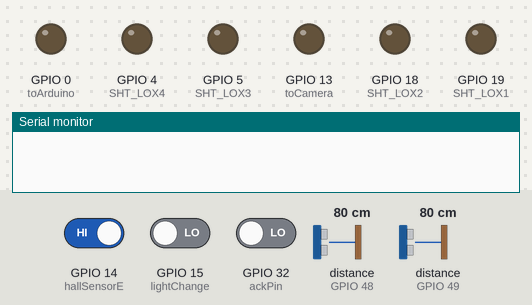
Recording of a sketch running on a simulated ESP32. Parts: output pins drawn as LEDs (lit = HIGH), the last lines printed to the serial monitor. The inputs (shaded band) are chosen by the test bench; at power-on: GPIO 14 (hallSensorE) HIGH, GPIO 15 (lightChange) LOW, GPIO 32 (ackPin) LOW, distance to the obstacle (sensors on GPIO 48, GPIO 49) 80 cm. WiFi joins after 1.5 s; servers stay silent unless stated.

Above: at 0.01 s.
At 3.2 s:
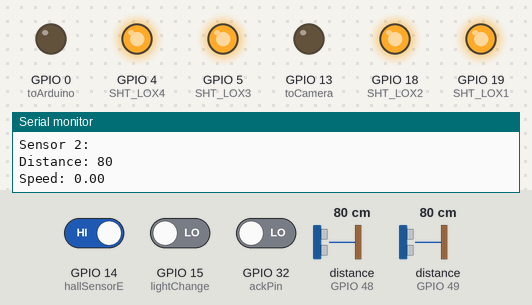
3.3 s: GPIO 14 (hallSensorE) driven LOW
5.3 s: GPIO 14 (hallSensorE) driven HIGH
At 6.2 s:
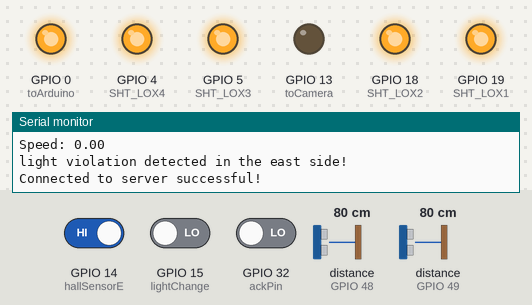
Timing chart, 0 to 8.3 s (numbered marks = the images above; inputs shaded):
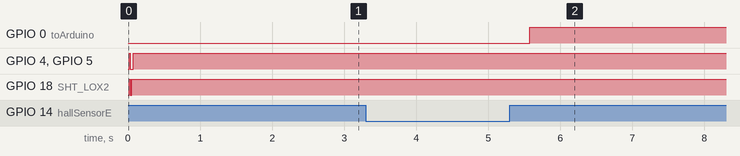

The sketch:

4TOFspeeddist.ino
```cpp
#include "Adafruit_VL53L0X.h"
#include <WiFi.h>

#define LOX1_ADDRESS 0x30
#define LOX2_ADDRESS 0x31
#define LOX3_ADDRESS 0x32
#define LOX4_ADDRESS 0x33

#define SHT_LOX1 19 //White
#define SHT_LOX2 18 //Blue
#define SHT_LOX3 5 //Black
#define SHT_LOX4 4 //Brown
//SDA (GREEN) PIN 21
//SCL (YELLOW) PIN 22

#define hallSensorE 14 //Grey
#define hallSensorS 27 //blue
#define hallSensorN 26 //Brown

#define toCamera 13
#define lightChange 15
#define toArduino 0
#define ackPin 32

Adafruit_VL53L0X lox1 = Adafruit_VL53L0X();
Adafruit_VL53L0X lox2 = Adafruit_VL53L0X();
Adafruit_VL53L0X lox3 = Adafruit_VL53L0X();
Adafruit_VL53L0X lox4 = Adafruit_VL53L0X();

int distance1;
int distance2;
int distance3;
int distance4;
double speed1;
double speed2;
double speed3;
double speed4;

int speedLimit;
int series = 0;
int violatingSpeed;

bool isNorth_South = true;
bool speedViolation = false;
bool lightViolation = false;

bool carPresenceE = false;
bool carPresenceN = false;
bool carPresenceS = false;

unsigned long lastViolation;
unsigned long timeOfLightChange;

const char* ssid = "EDDYS-LAPTOP";
const char* password = "eddyiscool";
//const IPAddress host(172,20,10,2);
//const IPAddress host (192,168,1,118);
const IPAddress host (10,17,75,129);
int port = 80;
WiFiServer wifiServer(5005);

void setup() {
  Serial.begin(115200);
  while (!Serial) {
    delay(1);
  }

  speedLimit = 30;

  pinMode(hallSensorN, INPUT);
  pinMode(hallSensorS, INPUT);
  pinMode(hallSensorE, INPUT);
  pinMode(lightChange, INPUT);
  pinMode(toCamera, OUTPUT);
  pinMode(toArduino, OUTPUT);
  pinMode(ackPin, INPUT);

  pinMode(SHT_LOX1, OUTPUT);
  pinMode(SHT_LOX2, OUTPUT);
  pinMode(SHT_LOX3, OUTPUT);
  pinMode(SHT_LOX4, OUTPUT);

  digitalWrite(SHT_LOX1, LOW);
  digitalWrite(SHT_LOX2, LOW);
  digitalWrite(SHT_LOX3, LOW);
  digitalWrite(SHT_LOX4, LOW);

  delay(10);

  setID();

  timeOfLightChange = millis();

  WiFi.begin(ssid, password);
  while (WiFi.status() != WL_CONNECTED) {
    delay(1000);
    Serial.println("Connecting to WiFi...");
  }
  Serial.println("Connected to WiFi");
}

void loop() {
  if((isNorth_South && digitalRead(lightChange)) == HIGH){
    timeOfLightChange = millis();
    isNorth_South = false;
  }
  else if ((!isNorth_South && digitalRead(lightChange) == LOW)){
    timeOfLightChange = millis();
    isNorth_South = true;
  }

  // Read distances and speeds from only active ways
  if(isNorth_South){
    distance1 = distanceDetection(lox1)/10;
    speed1 = speedDetection(lox1);

    distance2 = distanceDetection(lox2)/10;
    speed2 = speedDetection(lox2);
    Serial.println("Sensor 1:");
    Serial.print("Distance: ");
    Serial.println(distance1);
    Serial.print("Speed: ");
    Serial.println(speed1);
    Serial.println();

    Serial.println("Sensor 2:");
    Serial.print("Distance: ");
    Serial.println(distance2);
    Serial.print("Speed: ");
    Serial.println(speed2);
    Serial.println();

    checkViolation(speed1, 1);
    checkViolation(speed2, 2);
    if (digitalRead(hallSensorE) == LOW){
      Serial.println("Car presence detected on east side!");
      carPresenceE = true;
    }else{
      carPresenceE = false;
    }

  }else{
    distance3 = distanceDetection(lox3)/10;
    speed3 = speedDetection(lox3);

    distance4 = distanceDetection(lox4)/10;
    speed4 = speedDetection(lox4);

    Serial.println("Sensor 3:");
    Serial.print("Distance: ");
    Serial.println(distance3);
    Serial.print("Speed: ");
    Serial.println(speed3);
    Serial.println();

    Serial.println("Sensor 4:");
    Serial.print("Distance: ");
    Serial.println(distance4);
    Serial.print("Speed: ");
    Serial.println(speed4);
    Serial.println();

    checkViolation(speed3, 3);
    checkViolation(speed4, 4);
    if (digitalRead(hallSensorN) == LOW){
      carPresenceN = true;
    }else{
      carPresenceN = false;
    }
    if (digitalRead(hallSensorE) == LOW){
      carPresenceS = true;
    }else{
        carPresenceS = false;
    }
  }
  // Check for violations


  if(speedViolation || lightViolation){
    WiFiClient client;
    if (lightViolation)
      digitalWrite(toArduino, HIGH);
    if (!client.connect(host, port)) {
        Serial.println(client.connect(host,port));
        Serial.println("Connection to host failed");
    }else{
      unsigned long startTime = millis();
      Serial.println("Connected to server successful!");
      unsigned long violatingTime = 0;
      bool ackReceived = false;
      while(millis() - startTime < 10000){
        if(digitalRead(ackPin) == HIGH){
          ackReceived = true;
          break;
        }
      }
      if (ackReceived){
        ++series;
        client.print("Client:");
        client.print("Sensor|");
        client.print("Speeding:");
        client.print(speedViolation);
        client.print("Speed:");
        client.print(violatingSpeed);
        client.print("Light:");
        client.print(lightViolation);
        client.print("Time:");
        client.print((millis()-violatingTime)/1000);
        client.print("Series:");
        client.print(series);
        client.print("\r\n");
        Serial.println("Turning on signal to camera");
        digitalWrite(toCamera, HIGH);
        delay(1000);
        speedViolation = false;
        lightViolation = false;
        digitalWrite(toCamera, LOW);
        client.stop();
      }
    }
    digitalWrite(toArduino, LOW);
  }

  delay(200); // Adjust delay as needed
}

void setID() {
  digitalWrite(SHT_LOX1, LOW);
  digitalWrite(SHT_LOX2, LOW);
  digitalWrite(SHT_LOX3, LOW);
  digitalWrite(SHT_LOX4, LOW);
  delay(10);

  digitalWrite(SHT_LOX1, HIGH);
  digitalWrite(SHT_LOX2, HIGH);
  digitalWrite(SHT_LOX3, HIGH);
  digitalWrite(SHT_LOX4, HIGH);
  delay(10);

  digitalWrite(SHT_LOX1, HIGH);
  digitalWrite(SHT_LOX2, LOW);
  digitalWrite(SHT_LOX3, LOW);
  digitalWrite(SHT_LOX4, LOW);
  delay(10);

  pinMode(SHT_LOX1, INPUT);
  while (!lox1.begin(LOX1_ADDRESS, true)) {
    Serial.println(F("Failed to boot first VL53L0X"));
    delay (1000);
  }
  delay(10);

  digitalWrite(SHT_LOX1, HIGH);
  digitalWrite(SHT_LOX2, HIGH);
  digitalWrite(SHT_LOX3, LOW);
  digitalWrite(SHT_LOX4, LOW);

  if (!lox2.begin(LOX2_ADDRESS)) {
    Serial.println(F("Failed to boot second VL53L0X"));
    while (1);
  }
  delay(10);

  digitalWrite(SHT_LOX1, HIGH);
  digitalWrite(SHT_LOX2, HIGH);
  digitalWrite(SHT_LOX3, HIGH);
  digitalWrite(SHT_LOX4, LOW);

  if (!lox3.begin(LOX3_ADDRESS)) {
    Serial.println(F("Failed to boot third VL53L0X"));
    while (1);
  }
  delay(10);

  digitalWrite(SHT_LOX1, HIGH);
  digitalWrite(SHT_LOX2, HIGH);
  digitalWrite(SHT_LOX3, HIGH);
  digitalWrite(SHT_LOX4, HIGH);

  if (!lox4.begin(LOX4_ADDRESS)) {
    Serial.println(F("Failed to boot fourth VL53L0X"));
    while (1);
  }
  delay(10);
}

int distanceDetection(Adafruit_VL53L0X lox) {
  VL53L0X_RangingMeasurementData_t measure;
  lox.rangingTest(&measure, false);
  if (measure.RangeMilliMeter != 4) {
    return measure.RangeMilliMeter;
  }
  return -1; // Return -1 if measurement is invalid
}

double speedDetection(Adafruit_VL53L0X lox) {
  VL53L0X_RangingMeasurementData_t measure;

  lox.rangingTest(&measure, false);
  int distanceA = measure.RangeMilliMeter/10;
  double speed = 0;
  if(distanceA < 35){
    unsigned long timeA = millis();
    delay(100); // Adjust delay if needed
    lox.rangingTest(&measure, false);
    int distanceB = measure.RangeMilliMeter/10;
    if(distanceB > 35)
      distanceB = 35;
    unsigned long timeB = millis();
    double distanceChange = distanceA - distanceB;
    double timeChange = (timeB - timeA) / 1000.0; // Convert milliseconds to seconds
    speed = (distanceChange) / timeChange; // Speed in cm/s
    return speed;
  }
  return speed;
}


void checkViolation(double speed, int sensorNumber) {

  if( millis() - lastViolation > 3000 ){
    // Check if speed violation occurred
    if (speed > speedLimit) {
      Serial.print("Sensor ");
      Serial.print(sensorNumber);
      Serial.println(" speed violation detected!");
      speedViolation = true;
      violatingSpeed = speed;
    }

    //Check for light violation
    if(isNorth_South){
      if (carPresenceE == true && digitalRead(hallSensorE) == HIGH){
        lightViolation = true;
        Serial.println("light violation detected in the east side!");
        lastViolation = millis();
      }
    }
    else{
      if (carPresenceN == true && digitalRead(hallSensorN) == HIGH){
        lightViolation = true;
      }
      if (carPresenceS == true && digitalRead(hallSensorS) == HIGH){
        lightViolation = true;
      }

    }
  }
}
```

Measured:
- after the input at 5.3 s, GPIO 0 (toArduino): LOW → HIGH after 0.28 s
